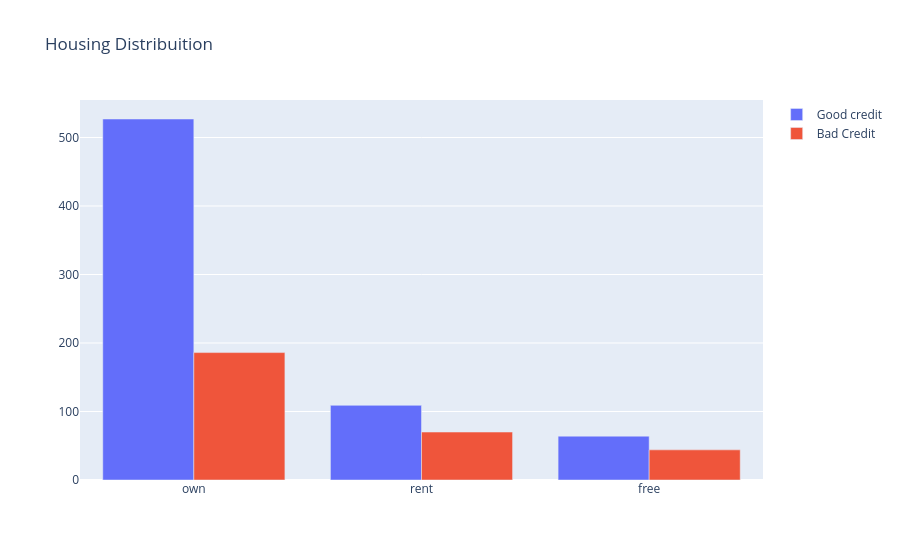

Here is the notebook cell this chart was saved with:
### Code cell
# First plot
trace0 = go.Bar(
    x=df_credit[df_credit["Risk"] == "good"]["Housing"].value_counts().index.values,
    y=df_credit[df_credit["Risk"] == "good"]["Housing"].value_counts().values,
    name="Good credit",
)

# Second plot
trace1 = go.Bar(
    x=df_credit[df_credit["Risk"] == "bad"]["Housing"].value_counts().index.values,
    y=df_credit[df_credit["Risk"] == "bad"]["Housing"].value_counts().values,
    name="Bad Credit",
)

data = [trace0, trace1]

layout = go.Layout(title="Housing Distribuition")


fig = go.Figure(data=data, layout=layout)

py.iplot(fig, filename="Housing-Grouped")
plot5 = fig

### Figure 1 — Plotly figure (JSON) as saved in the notebook; plotly's stock layout.template omitted (floating-point values rounded to 4 significant figures)
{"data": [{"name": "Good credit", "type": "bar", "x": ["own", "rent", "free"], "y": [527, 109, 64]}, {"name": "Bad Credit", "type": "bar", "x": ["own", "rent", "free"], "y": [186, 70, 44]}], "layout": {"autosize": true, "title": {"text": "Housing Distribuition"}, "xaxis": {"autorange": true, "range": [-0.5, 2.5], "type": "category"}, "yaxis": {"autorange": true, "range": [0, 554.7], "type": "linear"}}}
